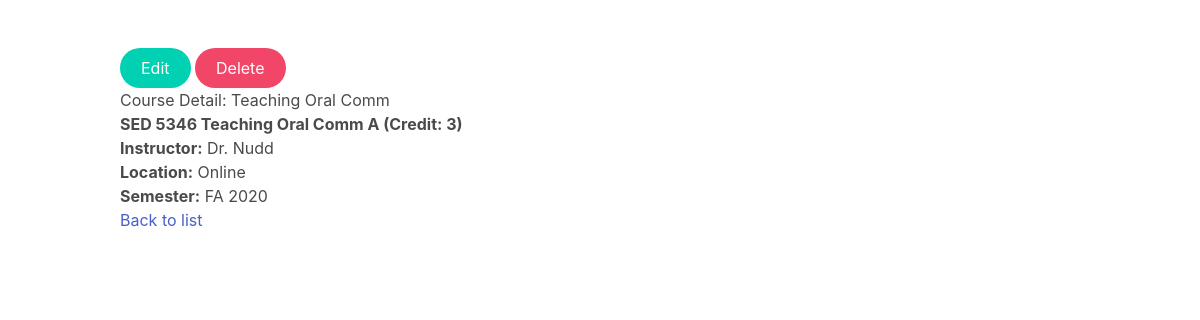
Before: /courses/1/ with the older database file.
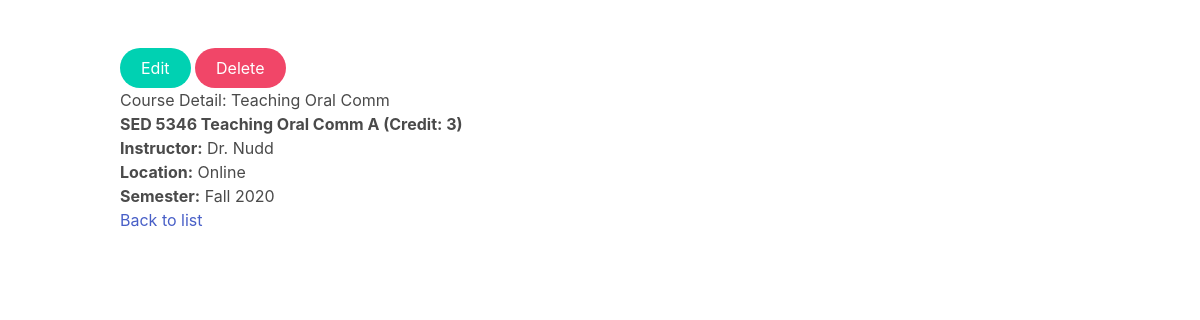
After: the same page with the newer database file.
### course/models.py (models this page shows)
class Course(models.Model):
    semester_list = (
        ('Fall', 'Fall'),
        ('Summer', 'Summer'),
        ('Spring', 'Spring'),
    )
    course = models.TextField()
    subject = models.TextField()
    grade = models.TextField()
    location = models.CharField(max_length=50, blank=True)
    credit = models.IntegerField(default=3)
    instructor = models.CharField(max_length=30, blank=True)
    semester = models.CharField(max_length=6, choices=semester_list, blank=True)
    year = models.IntegerField(default=2022)

### course/views.py (the view)
# urls.py: path('<int:id>/', course_detail_view, name='detail'),
def course_detail_view(request, id):
    obj = Course.objects.get(id=id)
    context = {
        "object": obj,
        "modal": process_modal_vars(
            "Delete Confirmation", "Do you want to delete this content?", "Yes", reverse("courses:delete",
                                                                                         kwargs={"id": id})
        )
    }
    return render(request, "course/detail.html", context=context)

### first_django/utils.py (called while the page is built)
def process_modal_vars(title, content, label, url=None):
    return {
        "modal_title": title,
        "modal_content": content,
        "modal_submit_label": label,
        "form_action": url,
    }

### templates/course/detail.html (shortened to what this page needs)
{% extends "base.html" %}
{% block content %}
    <a class="button is-primary is-rounded"  style=text-align:right; href="{% url 'courses:edit' object.id %}">Edit</a>
    <button class="button is-danger is-rounded js-modal-trigger" data-target="modal-js-example">Delete</button>
    <h1>Course Detail: {{ object.subject }}</h1>
    <p><b>{{ object.course }} {{ object.subject }} {{ object.grade }} (Credit: {{ object.credit }})</b></p>
    <p><b>Instructor:</b> {{ object.instructor }}</p>
    <p><b>Location:</b> {{ object.location }}</p>
    <p><b>Semester:</b> {{ object.semester }} {{ object.year }}</p>
    <p><a href="{% url 'courses:list' %}"> Back to list </a></p>
{% endblock content %}

Changed rows visible on the page:
changed Course "Teaching Oral Comm": semester "FA" → "Fall"
